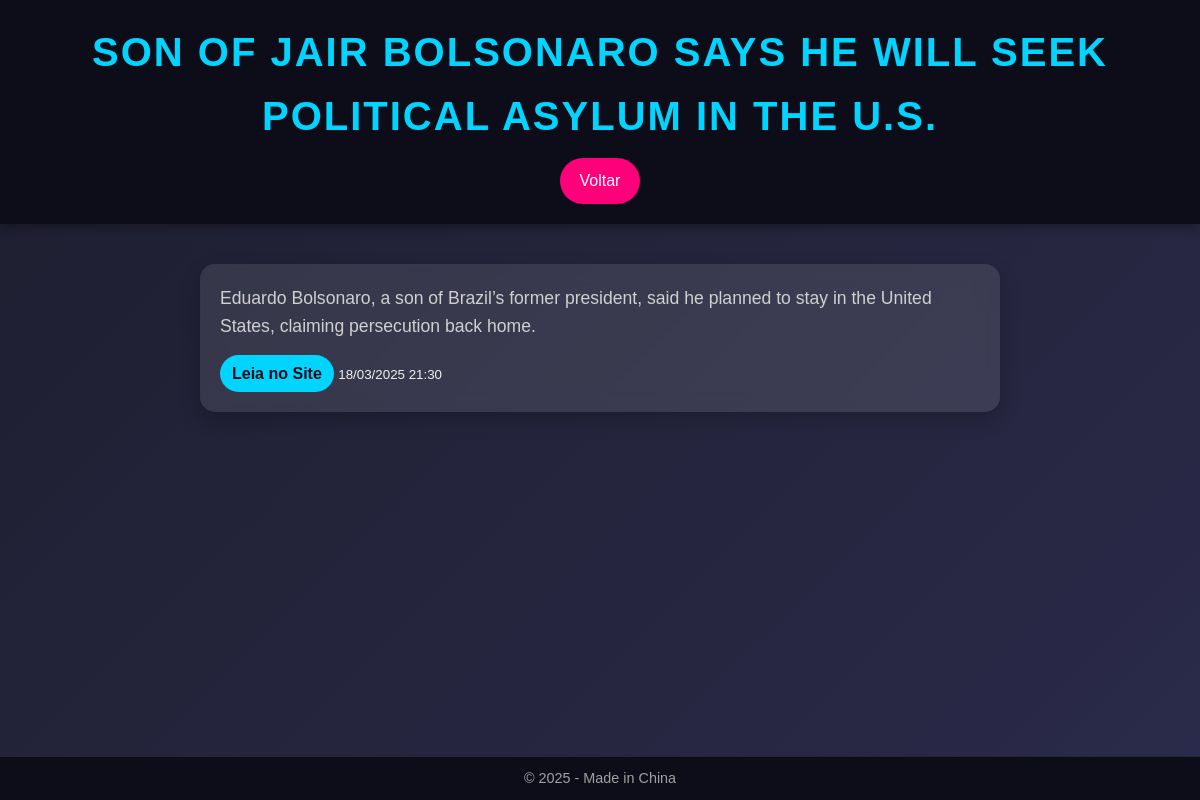
/noticia/683, run on the app's committed database.
### app/models.py (models this page shows)
class Noticia(db.Model):
    __tablename__ = 'Noticia'
    id = db.Column(db.Integer, primary_key=True)
    titulo = db.Column(db.String(200), nullable=False)
    conteudo = db.Column(db.Text, nullable=False)
    url = db.Column(db.String(500), unique=True, nullable=False)
    data_publicacao = db.Column(db.DateTime, nullable=False)

### app/routes.py (the view)
@app.route('/noticia/<int:id>')
def noticia_detalhe(id):
    noticia = Noticia.query.get_or_404(id)
    return render_template('noticia.html', noticia=noticia)

### app/templates/noticia.html (shortened to what this page needs)
<!DOCTYPE html>
<html lang="pt-br">
<head>
    <link rel="stylesheet" href="{{ url_for('static', filename='styles.css') }}">
</head>
<body>
    <header>
        <h1>{{ noticia.titulo }}</h1>
        <a href="/" class="btn-voltar">Voltar</a>
    </header>
    <main>
        <section class="noticia-detalhe">
            <p>{{ noticia.conteudo }}</p>
            <a href="{{ noticia.url }}" target="_blank" class="btn-leia-mais">Leia no Site</a>
            <small>{{ noticia.data_publicacao.strftime('%d/%m/%Y %H:%M') }}</small>
        </section>
    </main>
    <footer>
        <p>© 2025 - Made in China</p>
    </footer>
</body>
</html>

### app/static/styles.css (style rules this page uses)
* { margin: 0; padding: 0; box-sizing: border-box; font-family: 'Arial', sans-serif; }
body { background: linear-gradient(135deg, #1e1e2f 0%, #2a2a4a 100%); color: #f0f0f0; line-height: 1.6; min-height: 100vh; display: flex; flex-direction: column; }
header { background: #0d0d1a; padding: 20px; text-align: center; box-shadow: 0 4px 10px rgba(0, 0, 0, 0.3); }
header h1 { font-size: 2.5em; color: #00d4ff; text-transform: uppercase; letter-spacing: 2px; }
.btn-atualizar, .btn-voltar { display: inline-block; margin-top: 10px; padding: 10px 20px; background: #ff007a; color: #fff; text-decoration: none; border-radius: 25px; transition: transform 0.3s, background 0.3s; }
main { flex: 1; padding: 20px; }
.btn-leia-mais { display: inline-block; padding: 6px 12px; background: #00d4ff; color: #0d0d1a; text-decoration: none; border-radius: 20px; font-weight: bold; transition: background 0.3s; align-self: flex-start; }
.noticia-detalhe { max-width: 800px; margin: 20px auto; padding: 20px; background: rgba(255, 255, 255, 0.1); border-radius: 15px; backdrop-filter: blur(10px); box-shadow: 0 8px 20px rgba(0, 0, 0, 0.2); }
.noticia-detalhe p { font-size: 1.1em; color: #d0d0d0; margin-bottom: 15px; }
footer { background: #0d0d1a; padding: 10px; text-align: center; font-size: 0.9em; color: #a0a0a0; border-top: 1px solid rgba(255, 255, 255, 0.1); }

### data on the page
Noticia: titulo "SON OF JAIR BOLSONARO SAYS HE WILL SEEK POLITICAL ASYLUM IN THE U.S.", conteudo "Eduardo Bolsonaro, a son of Brazil’s former president, said he planned to stay in the United States, claiming persecution back home.", data_publicacao "18/03/2025 21:30"
